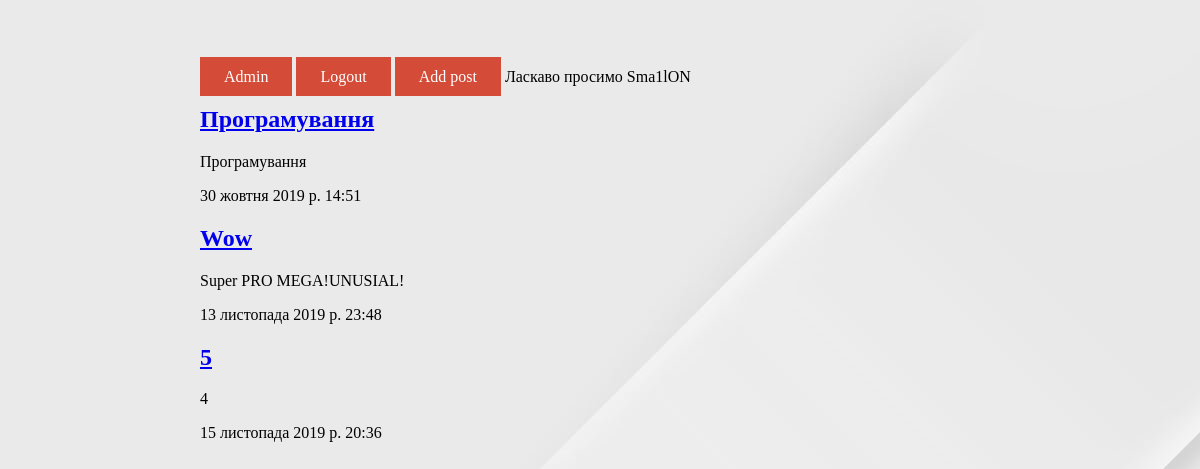
Page / (signed in) on the earlier database version.
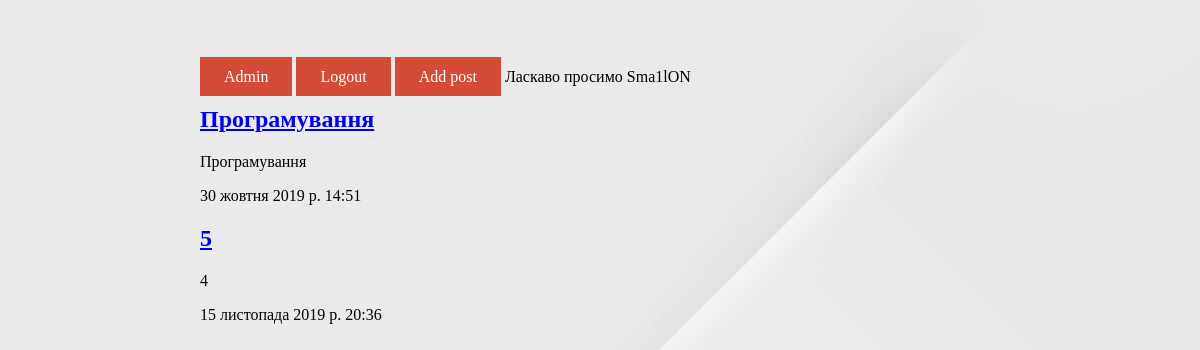
Same page on the later database version.
### blog/models.py (models this page shows, shortened)
class Blog(models.Model):
    user = models.ForeignKey(
        User,
        verbose_name="Автор",
        on_delete=models.CASCADE, default="")
    category = models.ForeignKey(
        Category,
        verbose_name="Категорія",
        on_delete=models.SET_NULL,
        null=True)
    title = models.CharField("Заголовок", max_length=70, default="")
    text_min = models.TextField("Текст", max_length=200, default="")
    text = models.TextField("Текст новини", default="")
    tags = models.ManyToManyField(Tag, verbose_name="Теги")
    created = models.DateTimeField("Дата створення", default=timezone.now)
    description = models.CharField("Опис", max_length=100, default="")
    keywords = models.CharField("Ключові слова", max_length=50, default="")
    class Meta:
        verbose_name = "Стаття"
        verbose_name_plural = "Статьї"

### blog/views.py (the view)
# urls.py: path('', views.blog_list, name="list_blog"),
def blog_list(request):
    blog = Blog.objects.all()
    return render(request, "blog/blog_list.html", {"blog": blog})

### templates/blog/blog_list.html (shortened to what this page needs)
 {% load staticfiles %}
    <link rel="stylesheet" href="{% static 'css/web.css' %}" type="text/css">
 <body leftmargin="100px" background="{% static "img/bg1.jpg" %}">
  <p>
    <a href="/admin" class="knopka">Admin</a>
      {% if user.is_authenticated %}
      <a href="/accounts/logout" class="knopka">Logout</a>
      <a href="/single/new" class="knopka">Add post</a>
      <a>Ласкаво просимо {{user}}</a>
      {% endif %}
    </p>
{% for new in blog %}
<h2><a href="{% url 'blog_detail' pk=new.id %}">{{ new.title }}</a></h2>
    <p>{{ new.text_min|safe }}</p>
    <p>{{ new.created }}</p>
{% endfor %}
 </body>

Differences in the rows shown:
removed Blog: title "Wow", text_min "Super PRO MEGA!UNUSIAL!", created "13 листопада 2019 р. 23:48"
